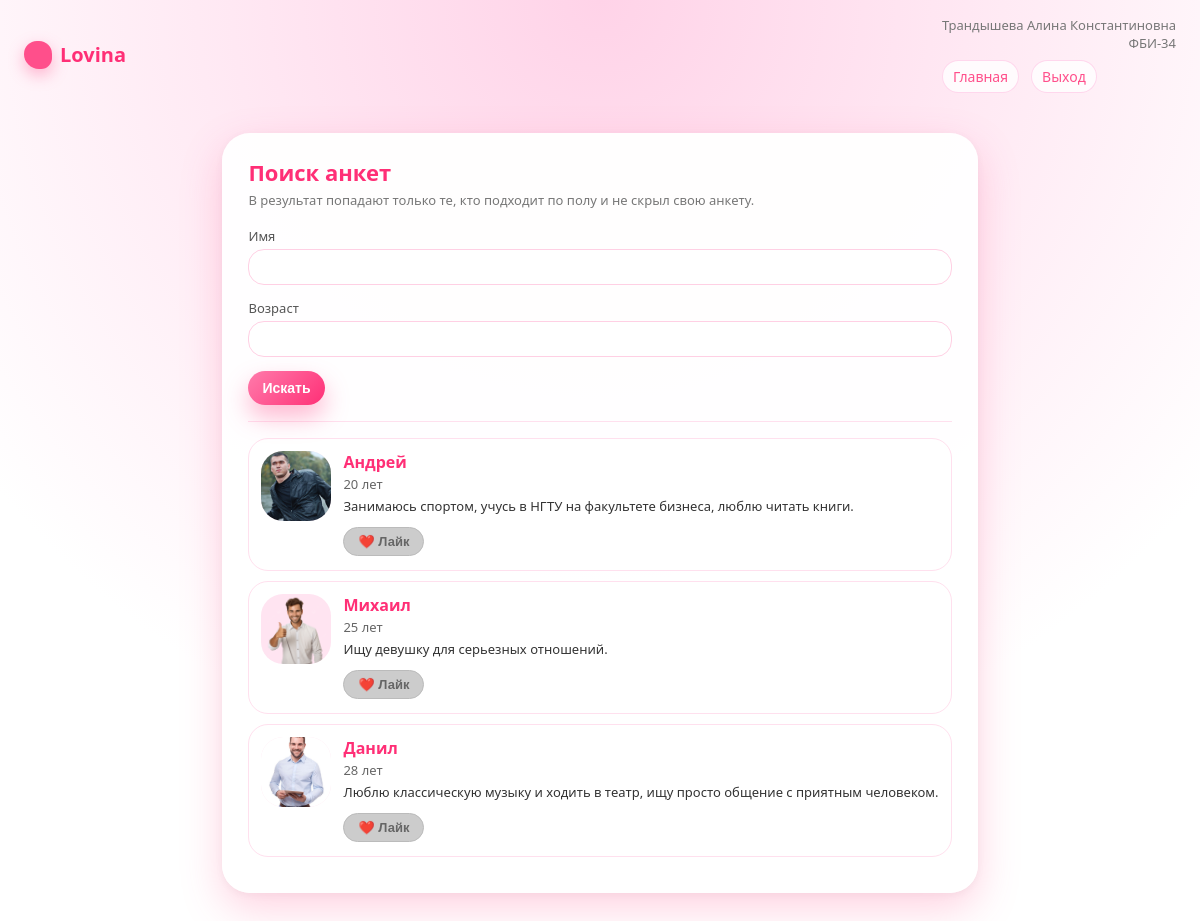
The page /search (signed in) on the database its author committed.
### tables this page shows
CREATE TABLE profiles (
            id INTEGER PRIMARY KEY AUTOINCREMENT,
            user_id INTEGER NOT NULL,
            name TEXT NOT NULL,
            age INTEGER NOT NULL,
            gender TEXT NOT NULL,       -- 'M' / 'F'
            looking_for TEXT NOT NULL,  -- 'M' / 'F'
            about TEXT,
            photo_filename TEXT,
            is_hidden INTEGER NOT NULL DEFAULT 0,
            FOREIGN KEY (user_id) REFERENCES users(id) ON DELETE CASCADE
        );

### app.py (the view, shortened to what this page needs)
@app.route("/search", methods=["GET", "POST"])
@login_required
def search():
    user = current_user()
    my_profile = get_profile(user['id'])
    if not my_profile:
        flash("Сначала заполните свою анкету", "warning")
        return redirect(url_for('edit_profile'))
    name_q = ""
    age_q = ""
    page = request.args.get("page", 1, type=int)
    if request.method == "POST":
        page = 1
        name_q = request.form.get("name", "").strip()
        age_q = request.form.get("age", "").strip()
    else:
        name_q = request.args.get("name", "").strip()
        age_q = request.args.get("age", "").strip()
    params = []
    where = [
        "is_hidden = 0",
        "user_id != ?",
        "gender = ?",
        "looking_for = ?"
    ]
    params.extend([user['id'], my_profile['looking_for'], my_profile['gender']])
    if name_q:
        where.append("name LIKE ?")
        params.append(f"%{name_q}%")
    where_clause = " AND ".join(where)
    limit = 3
    offset = (page - 1) * limit
    conn = get_db()
    rows = conn.execute(f"""
        SELECT p.* FROM profiles p
        WHERE {where_clause}
        ORDER BY id
        LIMIT ? OFFSET ?
    """, (*params, limit, offset)).fetchall()
    user_likes = conn.execute(
        "SELECT to_user_id FROM likes WHERE from_user_id = ?",
        (user['id'],)
    ).fetchall()
    liked_user_ids = [like['to_user_id'] for like in user_likes]
    total = conn.execute(f"""
        SELECT COUNT(*) AS cnt FROM profiles
        WHERE {where_clause}
    """, params).fetchone()["cnt"]
    conn.close()
    has_next = (offset + limit) < total
    return render_template(
        "search.html",
        profiles=rows,
        page=page,
        has_next=has_next,
        name_q=name_q,
        age_q=age_q,
        liked_user_ids=liked_user_ids
    )

### app.py (called while the page is built)
def get_db():
    conn = sqlite3.connect(app.config['DATABASE'])
    conn.row_factory = sqlite3.Row
    conn.execute("PRAGMA foreign_keys = ON;")
    return conn

@app.context_processor
def inject_student_info():
    return dict(student_fio=STUDENT_FIO, student_group=STUDENT_GROUP)

def current_user():
    user_id = session.get('user_id')
    if not user_id:
        return None
    conn = get_db()
    user = conn.execute("SELECT * FROM users WHERE id = ?", (user_id,)).fetchone()
    conn.close()
    return user

def get_profile(user_id):
    conn = get_db()
    profile = conn.execute(
        "SELECT * FROM profiles WHERE user_id = ?", (user_id,)
    ).fetchone()
    conn.close()
    return profile

def login_required(func):
    from functools import wraps
    @wraps(func)
    def wrapper(*args, **kwargs):
        if not session.get('user_id'):
            flash("Необходимо войти на сайт", "warning")
            return redirect(url_for('login', next=request.path))
        return func(*args, **kwargs)
    return wrapper

### templates/search.html (shortened to what this page needs)
{% extends "base.html" %}
{% block content %}
<h2 class="card-title">Поиск анкет</h2>
<p class="card-subtitle">
    В результат попадают только те, кто подходит по полу и не скрыл свою анкету.
</p>
<form method="post">
    <div class="form-group">
        <label class="form-label">Имя</label>
        <input class="form-input" name="name" value="{{ name_q }}">
    </div>
    <div class="form-group">
        <label class="form-label">Возраст</label>
        <input
            class="form-input"
            name="age"
            type="number"
            min="18"
            max="80"
            value="{{ age_q }}"
        >
    </div>
    <button type="submit" class="btn btn-primary">Искать</button>
</form>
<hr style="margin: 16px 0; border: none; border-top: 1px solid #ffe0ee;">
{% if profiles %}
    <ul class="profiles-list">
        {% for p in profiles %}
            <li class="profile-card">
                {% if p.photo_filename %}
                    <img class="profile-photo"
                         src="{{ url_for('static', filename='uploads/' ~ p.photo_filename) }}">
                {% else %}
                    <div class="profile-photo"></div>
                {% endif %}
                <div class="profile-info">
                    <div class="profile-info-name">{{ p.name }}</div>
                    <div class="profile-info-age">{{ p.age }} лет</div>
                    {% if p.about %}
                        <div class="profile-info-about">
                            {{ p.about }}
                        </div>
                    {% endif %}
                    <div class="profile-actions">
                        {% if p.user_id in liked_user_ids %}
                            <button class="btn btn-liked" disabled>
                                ❤️ Лайк
                            </button>
                        {% else %}
                            <form action="{{ url_for('like_profile', user_id=p.user_id) }}" method="post" style="display:inline;">
                                <button type="submit" class="btn btn-primary">
                                    ❤️ Лайк
                                </button>
                            </form>
                        {% endif %}
                    </div>
                </div>
            </li>
        {% endfor %}
    </ul>
{% else %}
    <p class="index-status">По вашему запросу анкет не найдено.</p>
{% endif %}
{% endblock %}

### templates/base.html (shortened to what this page needs)
<!doctype html>
<html lang="ru">
<head>
</head>
<body>
<header class="site-header">
    <div class="logo">
        <div class="logo-heart"></div>
        <div class="logo-title">Lovina</div>
    </div>
    <div class="header-right">
        <div>{{ student_fio }}</div>
        <div>{{ student_group }}</div>
        <nav class="navbar">
        {% if session.user_id %}
            {% if request.endpoint != 'index' %}
                <a class="nav-link" href="{{ url_for('index') }}">Главная</a>
            {% endif %}
            <a class="nav-link" href="{{ url_for('logout') }}">Выход</a>
        {% endif %}
    </nav>
    </div>
</header>
<div class="page-wrapper">
    <div class="page-inner">
        <main class="main-panel">
            <div class="card">
                {% block content %}{% endblock %}
            </div>
        </main>
    </div>
</div>
</body>
</html>

### templates/base.html (style rules this page uses)
* { box-sizing: border-box; margin: 0; padding: 0; }
body { font-family: system-ui, -apple-system, BlinkMacSystemFont, "Segoe UI", sans-serif; min-height: 100vh; background: radial-gradient(circle at top, #ffd3e8 0, #ffe6f2 30%, #ffffff 70%); color: #333; display: flex; flex-direction: column; }
a { color: #ff4f8b; text-decoration: none; }
.site-header { padding: 16px 24px; display: flex; justify-content: space-between; align-items: center; }
.logo { display: flex; align-items: center; gap: 8px; }
.logo-heart { width: 28px; height: 28px; background: #ff4f8b; border-radius: 50% 50% 42% 58%; box-shadow: 0 6px 16px rgba(255, 79, 139, 0.4); }
.logo-title { font-weight: 700; font-size: 20px; color: #ff2f76; }
.header-right { text-align: right; font-size: 13px; color: #777; }
.navbar { display: flex; gap: 12px; margin-top: 8px; }
.nav-link { font-size: 14px; padding: 6px 10px; border-radius: 999px; background: rgba(255, 255, 255, 0.8); border: 1px solid rgba(255, 200, 230, 0.7); }
.page-wrapper { flex: 1; display: flex; justify-content: center; padding: 24px 12px 40px; }
.page-inner { width: 100%; max-width: 1200px; display: grid; grid-template-columns: 1fr; justify-items: center; gap: 24px; }
.main-panel { display: flex; justify-content: center; align-items: flex-start; }
.card { width: 100%; max-width: 800px; background: rgba(255, 255, 255, 0.96); border-radius: 28px; padding: 24px 26px 26px; box-shadow: 0 16px 40px rgba(255, 79, 139, 0.25), 0 2px 8px rgba(0, 0, 0, 0.04); }
.card-title { font-size: 22px; font-weight: 700; color: #ff2f76; margin-bottom: 4px; }
.card-subtitle { font-size: 13px; color: #777; margin-bottom: 18px; }
.form-group { margin-bottom: 14px; }
.form-label { display: block; font-size: 13px; margin-bottom: 4px; color: #555; }
.form-input, .form-select, .form-textarea { width: 100%; border-radius: 16px; border: 1px solid #ffd0e4; padding: 9px 12px; font-size: 14px; outline: none; background: #fff; transition: border-color 0.15s ease, box-shadow 0.15s ease, background 0.15s ease; }
.btn { display: inline-flex; align-items: center; justify-content: center; padding: 9px 14px; border-radius: 999px; border: none; cursor: pointer; font-size: 14px; font-weight: 600; transition: transform 0.08s ease, box-shadow 0.12s ease, background 0.12s ease; }
.btn-primary { background: linear-gradient(135deg, #ff7bab, #ff2f76); color: #fff; box-shadow: 0 12px 24px rgba(255, 79, 139, 0.4); }
.profiles-list { list-style: none; }
.profile-card { background: #fff; border-radius: 20px; padding: 12px 12px 14px; margin-bottom: 10px; border: 1px solid #ffe0ee; display: flex; gap: 12px; align-items: flex-start; }
.profile-photo { width: 70px; height: 70px; border-radius: 22px; object-fit: cover; background: #ffe4f1; }
.profile-info-name { font-weight: 600; color: #ff2f76; margin-bottom: 2px; }
.profile-info-age { font-size: 13px; color: #666; }
.profile-info-about { font-size: 13px; margin-top: 4px; }

### templates/search.html (style rules this page uses)
.profile-actions { margin-top: 12px; display: flex; gap: 8px; }
.profile-actions .btn { padding: 6px 14px; font-size: 13px; border-radius: 16px; }
.btn-liked { background: #cccccc !important; color: #666666 !important; border: 1px solid #bbbbbb !important; cursor: not-allowed !important; box-shadow: none !important; }

### rows shown on the page
profiles: photo_filename (picture), name "Андрей", age "20", about "Занимаюсь спортом, учусь в НГТУ на факультете бизнеса, люблю читать книги.", shows "❤️ Лайк"
profiles: photo_filename (picture), name "Михаил", age "25", about "Ищу девушку для серьезных отношений.", shows "❤️ Лайк"
profiles: photo_filename (picture), name "Данил", age "28", about "Люблю классическую музыку и ходить в театр, ищу просто общение с приятным человеком.", shows "❤️ Лайк"

### other values the page prints
{{ student_fio }} "Трандышева Алина Константиновна"
{{ student_group }} "ФБИ-34"
